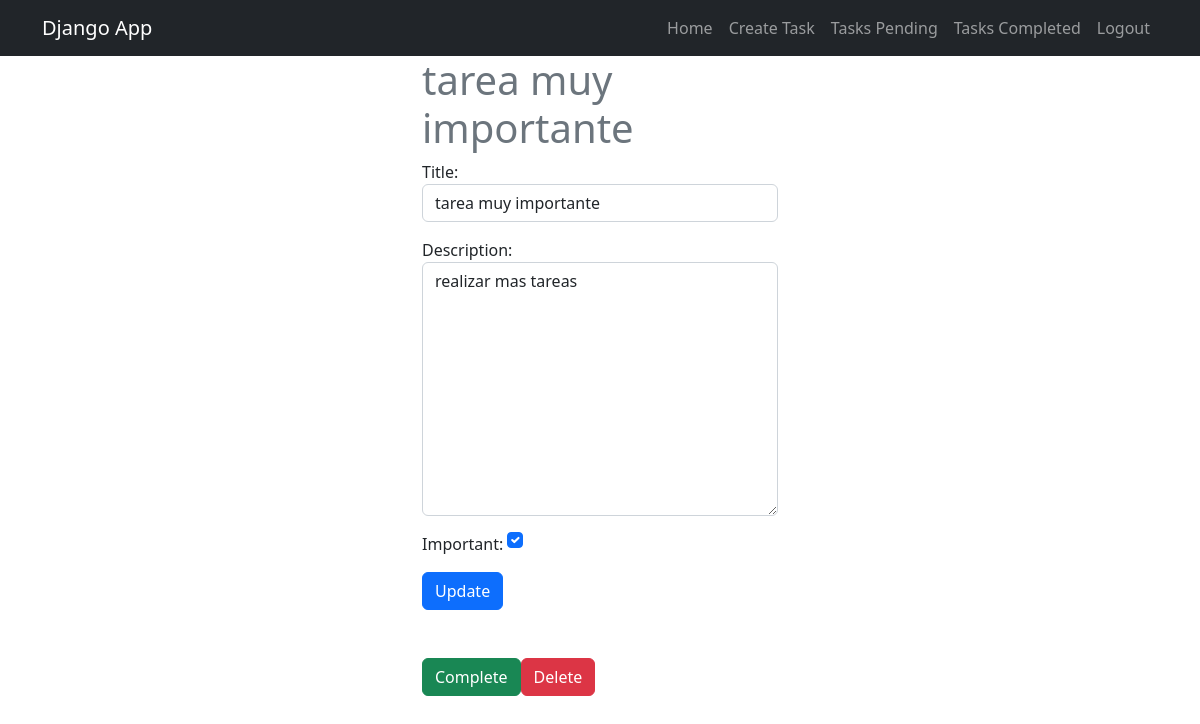
Screenshot of /tasks/4 (signed in) with the database file from the repository.
### tasks/models.py (models this page shows, shortened)
class Task(models.Model):
    title = models.CharField(max_length=100)
    description = models.TextField(blank=True)
    created = models.DateTimeField(auto_now_add=True)
    datecompleted = models.DateTimeField(null=True, blank=True) # Se le agrega blank para no ser dato requerido en el administrador
    important = models.BooleanField(default=False)
    user = models.ForeignKey(User, on_delete=models.CASCADE)

### tasks/views.py (the view, shortened to what this page needs)
# urls.py: path('tasks/<int:task_id>',views.task_detail, name='task_detail'),
@login_required
def task_detail(request, task_id):
    if request.method == 'GET':
        task = get_object_or_404(Task, pk=task_id, user=request.user)
        form = TaskForm(instance=task)
        return render(request,'task_detail.html', {'task': task, 'form': form})

### tasks/forms.py
class TaskForm(forms.ModelForm):
    class Meta:
        model = Task
        fields = ['title', 'description', 'important'] # Se especifican los campos que se van a usar
        widgets = {
            'title': forms.TextInput(attrs={'class': 'form-control', 'placeholder': 'Write a title'}),
            'description': forms.Textarea(attrs={'class': 'form-control', 'placeholder': 'Write a description'}),
            'important': forms.CheckboxInput(attrs={'class': 'form-check-input m-auto'}),
        }

### tasks/templates/task_detail.html (shortened to what this page needs)
{% extends 'base.html' %}
{% block content %}
<main class="container">
    <div class="row">
        <div class="col-md-4 offset-md-4">
            <h1 class="text-secondary">{{task.title}}</h1>
            <form method="POST">
                {{form.as_p}}
                <button class="btn btn-primary">Update</button>
            </form>
            <div class="mt-5 d-flex">
                <form action="{% url 'complete_task' task.id %}" method="POST">
                    <button class="btn btn-success">Complete</button>
                </form>
                <form action="{% url 'delete_task' task.id %}" method="POST">
                    <button class="btn btn-danger">Delete</button>
                </form>
            </div>
        </div>
    </div>
</main>
{% endblock %}

### rows the page displays
Task: title "tarea muy importante", description "realizar mas tareas", important "☑"
